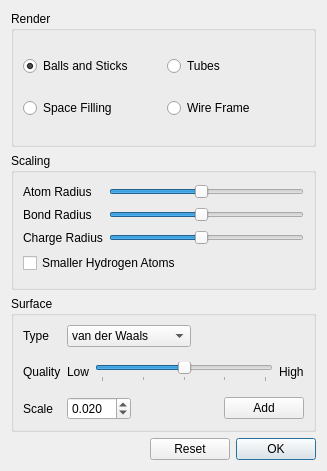
<?xml version="1.0" encoding="UTF-8"?>
<ui version="4.0">
 <class>MoleculeConfigurator</class>
 <widget class="QDialog" name="MoleculeConfigurator">
  <property name="geometry">
   <rect>
    <x>0</x>
    <y>0</y>
    <width>327</width>
    <height>471</height>
   </rect>
  </property>
  <property name="windowTitle">
   <string>Configure Molecule</string>
  </property>
  <property name="sizeGripEnabled">
   <bool>false</bool>
  </property>
  <layout class="QVBoxLayout" name="verticalLayout">
   <item>
    <widget class="QGroupBox" name="groupBox">
     <property name="title">
      <string>Render</string>
     </property>
     <layout class="QGridLayout" name="gridLayout_2">
      <item row="0" column="0">
       <widget class="QRadioButton" name="ballsAndSticks">
        <property name="text">
         <string>Balls and Sticks</string>
        </property>
        <property name="checked">
         <bool>true</bool>
        </property>
       </widget>
      </item>
      <item row="0" column="1">
       <widget class="QRadioButton" name="tubes">
        <property name="text">
         <string>Tubes</string>
        </property>
       </widget>
      </item>
      <item row="1" column="0">
       <widget class="QRadioButton" name="spaceFilling">
        <property name="text">
         <string>Space Filling</string>
        </property>
       </widget>
      </item>
      <item row="1" column="1">
       <widget class="QRadioButton" name="wireFrame">
        <property name="text">
         <string>Wire Frame</string>
        </property>
       </widget>
      </item>
     </layout>
    </widget>
   </item>
   <item>
    <widget class="QGroupBox" name="groupBox_2">
     <property name="title">
      <string>Scaling</string>
     </property>
     <layout class="QGridLayout" name="gridLayout">
      <item row="0" column="0">
       <widget class="QLabel" name="label_12">
        <property name="text">
         <string>Atom Radius</string>
        </property>
       </widget>
      </item>
      <item row="0" column="1">
       <widget class="QSlider" name="atomRadiusScale">
        <property name="minimum">
         <number>1</number>
        </property>
        <property name="maximum">
         <number>20</number>
        </property>
        <property name="pageStep">
         <number>1</number>
        </property>
        <property name="value">
         <number>10</number>
        </property>
        <property name="orientation">
         <enum>Qt::Horizontal</enum>
        </property>
       </widget>
      </item>
      <item row="1" column="0">
       <widget class="QLabel" name="label_13">
        <property name="text">
         <string>Bond Radius</string>
        </property>
       </widget>
      </item>
      <item row="1" column="1">
       <widget class="QSlider" name="bondRadiusScale">
        <property name="minimum">
         <number>1</number>
        </property>
        <property name="maximum">
         <number>20</number>
        </property>
        <property name="pageStep">
         <number>1</number>
        </property>
        <property name="value">
         <number>10</number>
        </property>
        <property name="orientation">
         <enum>Qt::Horizontal</enum>
        </property>
       </widget>
      </item>
      <item row="2" column="0">
       <widget class="QLabel" name="label_14">
        <property name="text">
         <string>Charge Radius</string>
        </property>
       </widget>
      </item>
      <item row="2" column="1">
       <widget class="QSlider" name="chargeRadiusScale">
        <property name="minimum">
         <number>1</number>
        </property>
        <property name="maximum">
         <number>20</number>
        </property>
        <property name="pageStep">
         <number>1</number>
        </property>
        <property name="value">
         <number>10</number>
        </property>
        <property name="orientation">
         <enum>Qt::Horizontal</enum>
        </property>
       </widget>
      </item>
      <item row="3" column="0" colspan="2">
       <widget class="QCheckBox" name="smallerHydrogens">
        <property name="text">
         <string>Smaller Hydrogen Atoms</string>
        </property>
       </widget>
      </item>
     </layout>
    </widget>
   </item>
   <item>
    <widget class="QGroupBox" name="groupBox_3">
     <property name="title">
      <string>Surface</string>
     </property>
     <layout class="QGridLayout" name="gridLayout_3">
      <item row="0" column="0">
       <widget class="QLabel" name="label">
        <property name="text">
         <string>Type</string>
        </property>
       </widget>
      </item>
      <item row="0" column="1">
       <layout class="QHBoxLayout" name="horizontalLayout_3">
        <item>
         <widget class="QComboBox" name="surfaceCombo">
          <property name="enabled">
           <bool>true</bool>
          </property>
          <property name="currentIndex">
           <number>0</number>
          </property>
          <item>
           <property name="text">
            <string>van der Waals</string>
           </property>
          </item>
          <item>
           <property name="text">
            <string>Promolecule</string>
           </property>
          </item>
          <item>
           <property name="text">
            <string>SID</string>
           </property>
          </item>
          <item>
           <property name="text">
            <string>Solvent Excluded</string>
           </property>
          </item>
         </widget>
        </item>
        <item>
         <spacer name="horizontalSpacer">
          <property name="orientation">
           <enum>Qt::Horizontal</enum>
          </property>
          <property name="sizeHint" stdset="0">
           <size>
            <width>73</width>
            <height>20</height>
           </size>
          </property>
         </spacer>
        </item>
       </layout>
      </item>
      <item row="1" column="0">
       <widget class="QLabel" name="surfaceLabel_2">
        <property name="text">
         <string>Quality</string>
        </property>
       </widget>
      </item>
      <item row="1" column="1">
       <layout class="QHBoxLayout" name="horizontalLayout_6">
        <item>
         <widget class="QLabel" name="label_5">
          <property name="text">
           <string>Low</string>
          </property>
         </widget>
        </item>
        <item>
         <widget class="QSlider" name="qualitySlider">
          <property name="minimum">
           <number>1</number>
          </property>
          <property name="maximum">
           <number>5</number>
          </property>
          <property name="singleStep">
           <number>1</number>
          </property>
          <property name="pageStep">
           <number>1</number>
          </property>
          <property name="value">
           <number>3</number>
          </property>
          <property name="orientation">
           <enum>Qt::Horizontal</enum>
          </property>
          <property name="tickPosition">
           <enum>QSlider::TicksBelow</enum>
          </property>
          <property name="tickInterval">
           <number>1</number>
          </property>
         </widget>
        </item>
        <item>
         <widget class="QLabel" name="label_6">
          <property name="text">
           <string>High</string>
          </property>
         </widget>
        </item>
       </layout>
      </item>
      <item row="2" column="0">
       <widget class="QLabel" name="surfaceLabel">
        <property name="text">
         <string>Scale</string>
        </property>
       </widget>
      </item>
      <item row="2" column="1">
       <layout class="QHBoxLayout" name="horizontalLayout">
        <item>
         <widget class="QDoubleSpinBox" name="isovalueSpin">
          <property name="enabled">
           <bool>true</bool>
          </property>
          <property name="decimals">
           <number>3</number>
          </property>
          <property name="minimum">
           <double>0.001000000000000</double>
          </property>
          <property name="maximum">
           <double>99.998999999999995</double>
          </property>
          <property name="singleStep">
           <double>0.001000000000000</double>
          </property>
          <property name="value">
           <double>0.020000000000000</double>
          </property>
         </widget>
        </item>
        <item>
         <spacer name="horizontalSpacer_3">
          <property name="orientation">
           <enum>Qt::Horizontal</enum>
          </property>
          <property name="sizeType">
           <enum>QSizePolicy::Expanding</enum>
          </property>
          <property name="sizeHint" stdset="0">
           <size>
            <width>40</width>
            <height>20</height>
           </size>
          </property>
         </spacer>
        </item>
        <item>
         <widget class="QPushButton" name="addButton">
          <property name="text">
           <string>Add</string>
          </property>
         </widget>
        </item>
       </layout>
      </item>
     </layout>
    </widget>
   </item>
   <item>
    <layout class="QHBoxLayout" name="horizontalLayout_2">
     <item>
      <spacer name="horizontalSpacer_2">
       <property name="orientation">
        <enum>Qt::Horizontal</enum>
       </property>
       <property name="sizeHint" stdset="0">
        <size>
         <width>40</width>
         <height>20</height>
        </size>
       </property>
      </spacer>
     </item>
     <item>
      <widget class="QPushButton" name="resetButton">
       <property name="text">
        <string>Reset</string>
       </property>
      </widget>
     </item>
     <item>
      <widget class="QPushButton" name="okButton">
       <property name="text">
        <string>OK</string>
       </property>
       <property name="default">
        <bool>true</bool>
       </property>
      </widget>
     </item>
    </layout>
   </item>
  </layout>
 </widget>
 <resources/>
 <connections>
  <connection>
   <sender>okButton</sender>
   <signal>clicked()</signal>
   <receiver>MoleculeConfigurator</receiver>
   <slot>close()</slot>
   <hints>
    <hint type="sourcelabel">
     <x>440</x>
     <y>281</y>
    </hint>
    <hint type="destinationlabel">
     <x>246</x>
     <y>163</y>
    </hint>
   </hints>
  </connection>
 </connections>
</ui>
